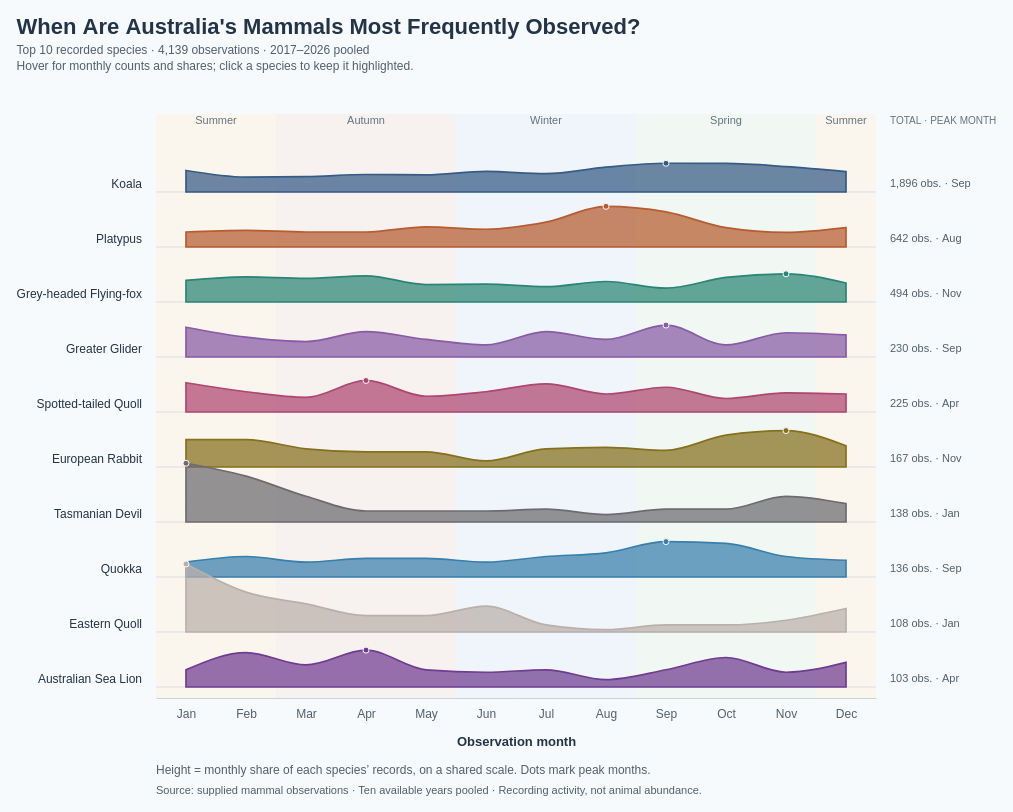

The specification (Vega-Lite) saved for this image:
### Vega specification from a JSON file in a GitHub repository (floating-point values rounded to 4 significant figures)
{"$schema": "https://vega.github.io/schema/vega/v5.json", "description": "Monthly observation ridgelines for the ten most recorded mammal species in Dataset/observations-794195.csv (top ten selected within the selected observation years). Observation dates from 2017–2026 are pooled, including partial 2026. Subspecies are combined using the first two scientific-name components, matching Lollipop.vg.json. Includes records without coordinates. All 12 months are filled for each species. Heights show monthly counts divided by that species total, on one shared percentage scale. Monotone curves connect monthly values; no kernel density estimation is applied. Rows follow species rank within the selected years. Southern hemisphere meteorological seasons are shown. Hover monthly cells for exact counts and shares; click a cell or species label to toggle highlighting. Counts measure recording activity, not animal abundance or nationwide sampling. Species colours match the ten-species palette in BumpChart.vg.json; counts and rankings use the selected observation years. Uses the 10 most recent available observation years (2017–2026), including partial 2026.", "width": 720, "height": 580, "padding": 16, "background": "#f7fafc", "title": {"text": "When Are Australia's Mammals Most Frequently Observed?", "subtitle": ["Top 10 recorded species · 4,139 observations · 2017–2026 pooled", "Hover for monthly counts and shares; click a species to keep it highlighted."], "anchor": "start", "font": "Arial", "fontSize": 22, "color": "#243447", "subtitleFont": "Arial", "subtitleFontSize": 12, "subtitleColor": "#52606d", "offset": 16, "subtitlePadding": 6, "subtitleLineHeight": 16}, "signals": [{"name": "hoveredSpecies", "value": null, "on": [{"events": "@monthTargets:mouseover, @speciesLabels:mouseover", "update": "datum.species"}, {"events": "@monthTargets:mouseout, @speciesLabels:mouseout", "update": "null"}]}, {"name": "selectedSpecies", "value": null, "on": [{"events": "@monthTargets:click, @speciesLabels:click", "update": "selectedSpecies == datum.species ? null : datum.species"}, {"events": "@resetHighlight:click", "update": "null"}]}, {"name": "activeSpecies", "update": "hoveredSpecies != null ? hoveredSpecies : selectedSpecies"}], "data": [{"name": "monthly", "values": [{"species": "Koala", "scientific_name": "Phascolarctos cinereus", "order": 0, "month": 1, "monthName": "January", "count": 161, "total": 1896, "share": 0.08492, "isPeak": false}, {"species": "Koala", "scientific_name": "Phascolarctos cinereus", "order": 0, "month": 2, "monthName": "February", "count": 112, "total": 1896, "share": 0.05907, "isPeak": false}, {"species": "Koala", "scientific_name": "Phascolarctos cinereus", "order": 0, "month": 3, "monthName": "March", "count": 115, "total": 1896, "share": 0.06065, "isPeak": false}, {"species": "Koala", "scientific_name": "Phascolarctos cinereus", "order": 0, "month": 4, "monthName": "April", "count": 131, "total": 1896, "share": 0.06909, "isPeak": false}, {"species": "Koala", "scientific_name": "Phascolarctos cinereus", "order": 0, "month": 5, "monthName": "May", "count": 128, "total": 1896, "share": 0.06751, "isPeak": false}, {"species": "Koala", "scientific_name": "Phascolarctos cinereus", "order": 0, "month": 6, "monthName": "June", "count": 154, "total": 1896, "share": 0.08122, "isPeak": false}, {"species": "Koala", "scientific_name": "Phascolarctos cinereus", "order": 0, "month": 7, "monthName": "July", "count": 137, "total": 1896, "share": 0.07226, "isPeak": false}, {"species": "Koala", "scientific_name": "Phascolarctos cinereus", "order": 0, "month": 8, "monthName": "August", "count": 186, "total": 1896, "share": 0.0981, "isPeak": false}, {"species": "Koala", "scientific_name": "Phascolarctos cinereus", "order": 0, "month": 9, "monthName": "September", "count": 215, "total": 1896, "share": 0.1134, "isPeak": true}, {"species": "Koala", "scientific_name": "Phascolarctos cinereus", "order": 0, "month": 10, "monthName": "October", "count": 214, "total": 1896, "share": 0.1129, "isPeak": false}, {"species": "Koala", "scientific_name": "Phascolarctos cinereus", "order": 0, "month": 11, "monthName": "November", "count": 190, "total": 1896, "share": 0.1002, "isPeak": false}, {"species": "Koala", "scientific_name": "Phascolarctos cinereus", "order": 0, "month": 12, "monthName": "December", "count": 153, "total": 1896, "share": 0.0807, "isPeak": false}, {"species": "Platypus", "scientific_name": "Ornithorhynchus anatinus", "order": 1, "month": 1, "monthName": "January", "count": 38, "total": 642, "share": 0.05919, "isPeak": false}, {"species": "Platypus", "scientific_name": "Ornithorhynchus anatinus", "order": 1, "month": 2, "monthName": "February", "count": 42, "total": 642, "share": 0.06542, "isPeak": false}, {"species": "Platypus", "scientific_name": "Ornithorhynchus anatinus", "order": 1, "month": 3, "monthName": "March", "count": 38, "total": 642, "share": 0.05919, "isPeak": false}, {"species": "Platypus", "scientific_name": "Ornithorhynchus anatinus", "order": 1, "month": 4, "monthName": "April", "count": 38, "total": 642, "share": 0.05919, "isPeak": false}, {"species": "Platypus", "scientific_name": "Ornithorhynchus anatinus", "order": 1, "month": 5, "monthName": "May", "count": 51, "total": 642, "share": 0.07944, "isPeak": false}, {"species": "Platypus", "scientific_name": "Ornithorhynchus anatinus", "order": 1, "month": 6, "monthName": "June", "count": 45, "total": 642, "share": 0.07009, "isPeak": false}, {"species": "Platypus", "scientific_name": "Ornithorhynchus anatinus", "order": 1, "month": 7, "monthName": "July", "count": 63, "total": 642, "share": 0.09813, "isPeak": false}, {"species": "Platypus", "scientific_name": "Ornithorhynchus anatinus", "order": 1, "month": 8, "monthName": "August", "count": 103, "total": 642, "share": 0.1604, "isPeak": true}, {"species": "Platypus", "scientific_name": "Ornithorhynchus anatinus", "order": 1, "month": 9, "monthName": "September", "count": 89, "total": 642, "share": 0.1386, "isPeak": false}, {"species": "Platypus", "scientific_name": "Ornithorhynchus anatinus", "order": 1, "month": 10, "monthName": "October", "count": 49, "total": 642, "share": 0.07632, "isPeak": false}, {"species": "Platypus", "scientific_name": "Ornithorhynchus anatinus", "order": 1, "month": 11, "monthName": "November", "count": 37, "total": 642, "share": 0.05763, "isPeak": false}, {"species": "Platypus", "scientific_name": "Ornithorhynchus anatinus", "order": 1, "month": 12, "monthName": "December", "count": 49, "total": 642, "share": 0.07632, "isPeak": false}, {"species": "Grey-headed Flying-fox", "scientific_name": "Pteropus poliocephalus", "order": 2, "month": 1, "monthName": "January", "count": 42, "total": 494, "share": 0.08502, "isPeak": false}, {"species": "Grey-headed Flying-fox", "scientific_name": "Pteropus poliocephalus", "order": 2, "month": 2, "monthName": "February", "count": 49, "total": 494, "share": 0.09919, "isPeak": false}, {"species": "Grey-headed Flying-fox", "scientific_name": "Pteropus poliocephalus", "order": 2, "month": 3, "monthName": "March", "count": 46, "total": 494, "share": 0.09312, "isPeak": false}, {"species": "Grey-headed Flying-fox", "scientific_name": "Pteropus poliocephalus", "order": 2, "month": 4, "monthName": "April", "count": 51, "total": 494, "share": 0.1032, "isPeak": false}, {"species": "Grey-headed Flying-fox", "scientific_name": "Pteropus poliocephalus", "order": 2, "month": 5, "monthName": "May", "count": 34, "total": 494, "share": 0.06883, "isPeak": false}, {"species": "Grey-headed Flying-fox", "scientific_name": "Pteropus poliocephalus", "order": 2, "month": 6, "monthName": "June", "count": 35, "total": 494, "share": 0.07085, "isPeak": false}, {"species": "Grey-headed Flying-fox", "scientific_name": "Pteropus poliocephalus", "order": 2, "month": 7, "monthName": "July", "count": 30, "total": 494, "share": 0.06073, "isPeak": false}, {"species": "Grey-headed Flying-fox", "scientific_name": "Pteropus poliocephalus", "order": 2, "month": 8, "monthName": "August", "count": 40, "total": 494, "share": 0.08097, "isPeak": false}, {"species": "Grey-headed Flying-fox", "scientific_name": "Pteropus poliocephalus", "order": 2, "month": 9, "monthName": "September", "count": 27, "total": 494, "share": 0.05466, "isPeak": false}, {"species": "Grey-headed Flying-fox", "scientific_name": "Pteropus poliocephalus", "order": 2, "month": 10, "monthName": "October", "count": 48, "total": 494, "share": 0.09717, "isPeak": false}, {"species": "Grey-headed Flying-fox", "scientific_name": "Pteropus poliocephalus", "order": 2, "month": 11, "monthName": "November", "count": 55, "total": 494, "share": 0.1113, "isPeak": true}, {"species": "Grey-headed Flying-fox", "scientific_name": "Pteropus poliocephalus", "order": 2, "month": 12, "monthName": "December", "count": 37, "total": 494, "share": 0.0749, "isPeak": false}, {"species": "Greater Glider", "scientific_name": "Petauroides volans", "order": 3, "month": 1, "monthName": "January", "count": 27, "total": 230, "share": 0.1174, "isPeak": false}, {"species": "Greater Glider", "scientific_name": "Petauroides volans", "order": 3, "month": 2, "monthName": "February", "count": 18, "total": 230, "share": 0.07826, "isPeak": false}, {"species": "Greater Glider", "scientific_name": "Petauroides volans", "order": 3, "month": 3, "monthName": "March", "count": 14, "total": 230, "share": 0.06087, "isPeak": false}, {"species": "Greater Glider", "scientific_name": "Petauroides volans", "order": 3, "month": 4, "monthName": "April", "count": 23, "total": 230, "share": 0.1, "isPeak": false}, {"species": "Greater Glider", "scientific_name": "Petauroides volans", "order": 3, "month": 5, "monthName": "May", "count": 16, "total": 230, "share": 0.06957, "isPeak": false}, {"species": "Greater Glider", "scientific_name": "Petauroides volans", "order": 3, "month": 6, "monthName": "June", "count": 11, "total": 230, "share": 0.04783, "isPeak": false}, {"species": "Greater Glider", "scientific_name": "Petauroides volans", "order": 3, "month": 7, "monthName": "July", "count": 23, "total": 230, "share": 0.1, "isPeak": false}, {"species": "Greater Glider", "scientific_name": "Petauroides volans", "order": 3, "month": 8, "monthName": "August", "count": 16, "total": 230, "share": 0.06957, "isPeak": false}, {"species": "Greater Glider", "scientific_name": "Petauroides volans", "order": 3, "month": 9, "monthName": "September", "count": 29, "total": 230, "share": 0.1261, "isPeak": true}, {"species": "Greater Glider", "scientific_name": "Petauroides volans", "order": 3, "month": 10, "monthName": "October", "count": 11, "total": 230, "share": 0.04783, "isPeak": false}, {"species": "Greater Glider", "scientific_name": "Petauroides volans", "order": 3, "month": 11, "monthName": "November", "count": 22, "total": 230, "share": 0.09565, "isPeak": false}, {"species": "Greater Glider", "scientific_name": "Petauroides volans", "order": 3, "month": 12, "monthName": "December", "count": 20, "total": 230, "share": 0.08696, "isPeak": false}, {"species": "Spotted-tailed Quoll", "scientific_name": "Dasyurus maculatus", "order": 4, "month": 1, "monthName": "January", "count": 26, "total": 225, "share": 0.1156, "isPeak": false}, {"species": "Spotted-tailed Quoll", "scientific_name": "Dasyurus maculatus", "order": 4, "month": 2, "monthName": "February", "count": 18, "total": 225, "share": 0.08, "isPeak": false}, {"species": "Spotted-tailed Quoll", "scientific_name": "Dasyurus maculatus", "order": 4, "month": 3, "monthName": "March", "count": 13, "total": 225, "share": 0.05778, "isPeak": false}, {"species": "Spotted-tailed Quoll", "scientific_name": "Dasyurus maculatus", "order": 4, "month": 4, "monthName": "April", "count": 28, "total": 225, "share": 0.1244, "isPeak": true}, {"species": "Spotted-tailed Quoll", "scientific_name": "Dasyurus maculatus", "order": 4, "month": 5, "monthName": "May", "count": 14, "total": 225, "share": 0.06222, "isPeak": false}, {"species": "Spotted-tailed Quoll", "scientific_name": "Dasyurus maculatus", "order": 4, "month": 6, "monthName": "June", "count": 18, "total": 225, "share": 0.08, "isPeak": false}, {"species": "Spotted-tailed Quoll", "scientific_name": "Dasyurus maculatus", "order": 4, "month": 7, "monthName": "July", "count": 25, "total": 225, "share": 0.1111, "isPeak": false}, {"species": "Spotted-tailed Quoll", "scientific_name": "Dasyurus maculatus", "order": 4, "month": 8, "monthName": "August", "count": 16, "total": 225, "share": 0.07111, "isPeak": false}, {"species": "Spotted-tailed Quoll", "scientific_name": "Dasyurus maculatus", "order": 4, "month": 9, "monthName": "September", "count": 22, "total": 225, "share": 0.09778, "isPeak": false}, {"species": "Spotted-tailed Quoll", "scientific_name": "Dasyurus maculatus", "order": 4, "month": 10, "monthName": "October", "count": 12, "total": 225, "share": 0.05333, "isPeak": false}, {"species": "Spotted-tailed Quoll", "scientific_name": "Dasyurus maculatus", "order": 4, "month": 11, "monthName": "November", "count": 17, "total": 225, "share": 0.07556, "isPeak": false}, {"species": "Spotted-tailed Quoll", "scientific_name": "Dasyurus maculatus", "order": 4, "month": 12, "monthName": "December", "count": 16, "total": 225, "share": 0.07111, "isPeak": false}, {"species": "European Rabbit", "scientific_name": "Oryctolagus cuniculus", "order": 5, "month": 1, "monthName": "January", "count": 18, "total": 167, "share": 0.1078, "isPeak": false}, {"species": "European Rabbit", "scientific_name": "Oryctolagus cuniculus", "order": 5, "month": 2, "monthName": "February", "count": 18, "total": 167, "share": 0.1078, "isPeak": false}, {"species": "European Rabbit", "scientific_name": "Oryctolagus cuniculus", "order": 5, "month": 3, "monthName": "March", "count": 12, "total": 167, "share": 0.07186, "isPeak": false}, {"species": "European Rabbit", "scientific_name": "Oryctolagus cuniculus", "order": 5, "month": 4, "monthName": "April", "count": 10, "total": 167, "share": 0.05988, "isPeak": false}, {"species": "European Rabbit", "scientific_name": "Oryctolagus cuniculus", "order": 5, "month": 5, "monthName": "May", "count": 10, "total": 167, "share": 0.05988, "isPeak": false}, {"species": "European Rabbit", "scientific_name": "Oryctolagus cuniculus", "order": 5, "month": 6, "monthName": "June", "count": 4, "total": 167, "share": 0.02395, "isPeak": false}, {"species": "European Rabbit", "scientific_name": "Oryctolagus cuniculus", "order": 5, "month": 7, "monthName": "July", "count": 12, "total": 167, "share": 0.07186, "isPeak": false}, {"species": "European Rabbit", "scientific_name": "Oryctolagus cuniculus", "order": 5, "month": 8, "monthName": "August", "count": 13, "total": 167, "share": 0.07784, "isPeak": false}, {"species": "European Rabbit", "scientific_name": "Oryctolagus cuniculus", "order": 5, "month": 9, "monthName": "September", "count": 11, "total": 167, "share": 0.06587, "isPeak": false}, {"species": "European Rabbit", "scientific_name": "Oryctolagus cuniculus", "order": 5, "month": 10, "monthName": "October", "count": 21, "total": 167, "share": 0.1257, "isPeak": false}, {"species": "European Rabbit", "scientific_name": "Oryctolagus cuniculus", "order": 5, "month": 11, "monthName": "November", "count": 24, "total": 167, "share": 0.1437, "isPeak": true}, {"species": "European Rabbit", "scientific_name": "Oryctolagus cuniculus", "order": 5, "month": 12, "monthName": "December", "count": 14, "total": 167, "share": 0.08383, "isPeak": false}, {"species": "Tasmanian Devil", "scientific_name": "Sarcophilus harrisii", "order": 6, "month": 1, "monthName": "January", "count": 32, "total": 138, "share": 0.2319, "isPeak": true}, {"species": "Tasmanian Devil", "scientific_name": "Sarcophilus harrisii", "order": 6, "month": 2, "monthName": "February", "count": 25, "total": 138, "share": 0.1812, "isPeak": false}, {"species": "Tasmanian Devil", "scientific_name": "Sarcophilus harrisii", "order": 6, "month": 3, "monthName": "March", "count": 14, "total": 138, "share": 0.1014, "isPeak": false}, {"species": "Tasmanian Devil", "scientific_name": "Sarcophilus harrisii", "order": 6, "month": 4, "monthName": "April", "count": 6, "total": 138, "share": 0.04348, "isPeak": false}, {"species": "Tasmanian Devil", "scientific_name": "Sarcophilus harrisii", "order": 6, "month": 5, "monthName": "May", "count": 6, "total": 138, "share": 0.04348, "isPeak": false}, {"species": "Tasmanian Devil", "scientific_name": "Sarcophilus harrisii", "order": 6, "month": 6, "monthName": "June", "count": 6, "total": 138, "share": 0.04348, "isPeak": false}, {"species": "Tasmanian Devil", "scientific_name": "Sarcophilus harrisii", "order": 6, "month": 7, "monthName": "July", "count": 7, "total": 138, "share": 0.05072, "isPeak": false}, {"species": "Tasmanian Devil", "scientific_name": "Sarcophilus harrisii", "order": 6, "month": 8, "monthName": "August", "count": 4, "total": 138, "share": 0.02899, "isPeak": false}, {"species": "Tasmanian Devil", "scientific_name": "Sarcophilus harrisii", "order": 6, "month": 9, "monthName": "September", "count": 7, "total": 138, "share": 0.05072, "isPeak": false}, {"species": "Tasmanian Devil", "scientific_name": "Sarcophilus harrisii", "order": 6, "month": 10, "monthName": "October", "count": 7, "total": 138, "share": 0.05072, "isPeak": false}, {"species": "Tasmanian Devil", "scientific_name": "Sarcophilus harrisii", "order": 6, "month": 11, "monthName": "November", "count": 14, "total": 138, "share": 0.1014, "isPeak": false}, {"species": "Tasmanian Devil", "scientific_name": "Sarcophilus harrisii", "order": 6, "month": 12, "monthName": "December", "count": 10, "total": 138, "share": 0.07246, "isPeak": false}, {"species": "Quokka", "scientific_name": "Setonix brachyurus", "order": 7, "month": 1, "monthName": "January", "count": 8, "total": 136, "share": 0.05882, "isPeak": false}, {"species": "Quokka", "scientific_name": "Setonix brachyurus", "order": 7, "month": 2, "monthName": "February", "count": 11, "total": 136, "share": 0.08088, "isPeak": false}, {"species": "Quokka", "scientific_name": "Setonix brachyurus", "order": 7, "month": 3, "monthName": "March", "count": 8, "total": 136, "share": 0.05882, "isPeak": false}, {"species": "Quokka", "scientific_name": "Setonix brachyurus", "order": 7, "month": 4, "monthName": "April", "count": 10, "total": 136, "share": 0.07353, "isPeak": false}, {"species": "Quokka", "scientific_name": "Setonix brachyurus", "order": 7, "month": 5, "monthName": "May", "count": 10, "total": 136, "share": 0.07353, "isPeak": false}, {"species": "Quokka", "scientific_name": "Setonix brachyurus", "order": 7, "month": 6, "monthName": "June", "count": 8, "total": 136, "share": 0.05882, "isPeak": false}, {"species": "Quokka", "scientific_name": "Setonix brachyurus", "order": 7, "month": 7, "monthName": "July", "count": 11, "total": 136, "share": 0.08088, "isPeak": false}, {"species": "Quokka", "scientific_name": "Setonix brachyurus", "order": 7, "month": 8, "monthName": "August", "count": 13, "total": 136, "share": 0.09559, "isPeak": false}, {"species": "Quokka", "scientific_name": "Setonix brachyurus", "order": 7, "month": 9, "monthName": "September", "count": 19, "total": 136, "share": 0.1397, "isPeak": true}, {"species": "Quokka", "scientific_name": "Setonix brachyurus", "order": 7, "month": 10, "monthName": "October", "count": 18, "total": 136, "share": 0.1324, "isPeak": false}, {"species": "Quokka", "scientific_name": "Setonix brachyurus", "order": 7, "month": 11, "monthName": "November", "count": 11, "total": 136, "share": 0.08088, "isPeak": false}, {"species": "Quokka", "scientific_name": "Setonix brachyurus", "order": 7, "month": 12, "monthName": "December", "count": 9, "total": 136, "share": 0.06618, "isPeak": false}, {"species": "Eastern Quoll", "scientific_name": "Dasyurus viverrinus", "order": 8, "month": 1, "monthName": "January", "count": 29, "total": 108, "share": 0.2685, "isPeak": true}, {"species": "Eastern Quoll", "scientific_name": "Dasyurus viverrinus", "order": 8, "month": 2, "monthName": "February", "count": 17, "total": 108, "share": 0.1574, "isPeak": false}, {"species": "Eastern Quoll", "scientific_name": "Dasyurus viverrinus", "order": 8, "month": 3, "monthName": "March", "count": 12, "total": 108, "share": 0.1111, "isPeak": false}, {"species": "Eastern Quoll", "scientific_name": "Dasyurus viverrinus", "order": 8, "month": 4, "monthName": "April", "count": 7, "total": 108, "share": 0.06481, "isPeak": false}, {"species": "Eastern Quoll", "scientific_name": "Dasyurus viverrinus", "order": 8, "month": 5, "monthName": "May", "count": 7, "total": 108, "share": 0.06481, "isPeak": false}, {"species": "Eastern Quoll", "scientific_name": "Dasyurus viverrinus", "order": 8, "month": 6, "monthName": "June", "count": 11, "total": 108, "share": 0.1019, "isPeak": false}, {"species": "Eastern Quoll", "scientific_name": "Dasyurus viverrinus", "order": 8, "month": 7, "monthName": "July", "count": 3, "total": 108, "share": 0.02778, "isPeak": false}, {"species": "Eastern Quoll", "scientific_name": "Dasyurus viverrinus", "order": 8, "month": 8, "monthName": "August", "count": 1, "total": 108, "share": 0.009259, "isPeak": false}, {"species": "Eastern Quoll", "scientific_name": "Dasyurus viverrinus", "order": 8, "month": 9, "monthName": "September", "count": 3, "total": 108, "share": 0.02778, "isPeak": false}, {"species": "Eastern Quoll", "scientific_name": "Dasyurus viverrinus", "order": 8, "month": 10, "monthName": "October", "count": 3, "total": 108, "share": 0.02778, "isPeak": false}, {"species": "Eastern Quoll", "scientific_name": "Dasyurus viverrinus", "order": 8, "month": 11, "monthName": "November", "count": 5, "total": 108, "share": 0.0463, "isPeak": false}, {"species": "Eastern Quoll", "scientific_name": "Dasyurus viverrinus", "order": 8, "month": 12, "monthName": "December", "count": 10, "total": 108, "share": 0.09259, "isPeak": false}, {"species": "Australian Sea Lion", "scientific_name": "Neophoca cinerea", "order": 9, "month": 1, "monthName": "January", "count": 7, "total": 103, "share": 0.06796, "isPeak": false}, {"species": "Australian Sea Lion", "scientific_name": "Neophoca cinerea", "order": 9, "month": 2, "monthName": "February", "count": 14, "total": 103, "share": 0.1359, "isPeak": false}, {"species": "Australian Sea Lion", "scientific_name": "Neophoca cinerea", "order": 9, "month": 3, "monthName": "March", "count": 9, "total": 103, "share": 0.08738, "isPeak": false}, {"species": "Australian Sea Lion", "scientific_name": "Neophoca cinerea", "order": 9, "month": 4, "monthName": "April", "count": 15, "total": 103, "share": 0.1456, "isPeak": true}, {"species": "Australian Sea Lion", "scientific_name": "Neophoca cinerea", "order": 9, "month": 5, "monthName": "May", "count": 7, "total": 103, "share": 0.06796, "isPeak": false}, {"species": "Australian Sea Lion", "scientific_name": "Neophoca cinerea", "order": 9, "month": 6, "monthName": "June", "count": 6, "total": 103, "share": 0.05825, "isPeak": false}, {"species": "Australian Sea Lion", "scientific_name": "Neophoca cinerea", "order": 9, "month": 7, "monthName": "July", "count": 7, "total": 103, "share": 0.06796, "isPeak": false}, {"species": "Australian Sea Lion", "scientific_name": "Neophoca cinerea", "order": 9, "month": 8, "monthName": "August", "count": 3, "total": 103, "share": 0.02913, "isPeak": false}, {"species": "Australian Sea Lion", "scientific_name": "Neophoca cinerea", "order": 9, "month": 9, "monthName": "September", "count": 7, "total": 103, "share": 0.06796, "isPeak": false}, {"species": "Australian Sea Lion", "scientific_name": "Neophoca cinerea", "order": 9, "month": 10, "monthName": "October", "count": 12, "total": 103, "share": 0.1165, "isPeak": false}, {"species": "Australian Sea Lion", "scientific_name": "Neophoca cinerea", "order": 9, "month": 11, "monthName": "November", "count": 6, "total": 103, "share": 0.05825, "isPeak": false}, {"species": "Australian Sea Lion", "scientific_name": "Neophoca cinerea", "order": 9, "month": 12, "monthName": "December", "count": 10, "total": 103, "share": 0.09709, "isPeak": false}]}, {"name": "species", "values": [{"species": "Koala", "scientific_name": "Phascolarctos cinereus", "order": 0, "total": 1896, "peakMonths": "Sep"}, {"species": "Platypus", "scientific_name": "Ornithorhynchus anatinus", "order": 1, "total": 642, "peakMonths": "Aug"}, {"species": "Grey-headed Flying-fox", "scientific_name": "Pteropus poliocephalus", "order": 2, "total": 494, "peakMonths": "Nov"}, {"species": "Greater Glider", "scientific_name": "Petauroides volans", "order": 3, "total": 230, "peakMonths": "Sep"}, {"species": "Spotted-tailed Quoll", "scientific_name": "Dasyurus maculatus", "order": 4, "total": 225, "peakMonths": "Apr"}, {"species": "European Rabbit", "scientific_name": "Oryctolagus cuniculus", "order": 5, "total": 167, "peakMonths": "Nov"}, {"species": "Tasmanian Devil", "scientific_name": "Sarcophilus harrisii", "order": 6, "total": 138, "peakMonths": "Jan"}, {"species": "Quokka", "scientific_name": "Setonix brachyurus", "order": 7, "total": 136, "peakMonths": "Sep"}, {"species": "Eastern Quoll", "scientific_name": "Dasyurus viverrinus", "order": 8, "total": 108, "peakMonths": "Jan"}, {"species": "Australian Sea Lion", "scientific_name": "Neophoca cinerea", "order": 9, "total": 103, "peakMonths": "Apr"}]}, {"name": "seasons", "values": [{"start": 0.5, "end": 2.5, "label": "Summer", "fill": "#fff0d9"}, {"start": 2.5, "end": 5.5, "label": "Autumn", "fill": "#f6e7e0"}, {"start": 5.5, "end": 8.5, "label": "Winter", "fill": "#e5edf7"}, {"start": 8.5, "end": 11.5, "label": "Spring", "fill": "#e9f1e5"}, {"start": 11.5, "end": 12.5, "label": "Summer", "fill": "#fff0d9"}]}], "scales": [{"name": "x", "type": "linear", "domain": [0.5, 12.5], "range": "width", "zero": false, "nice": false}, {"name": "amplitude", "type": "linear", "domain": [0, 0.3], "range": [0, 76], "zero": true, "nice": false}, {"name": "color", "type": "ordinal", "domain": ["Koala", "Platypus", "Grey-headed Flying-fox", "Greater Glider", "Spotted-tailed Quoll", "European Rabbit", "Quokka", "Tasmanian Devil", "Eastern Barred Bandicoot", "Numbat", "Australian Sea Lion", "Eastern Quoll"], "range": ["#365B85", "#B65C30", "#2A8576", "#885BA6", "#AD4770", "#86701D", "#397FAD", "#6D6B70", "#C17A24", "#5146A0", "#6f3c91", "#bab0ab"]}], "axes": [{"orient": "bottom", "scale": "x", "values": [1, 2, 3, 4, 5, 6, 7, 8, 9, 10, 11, 12], "labelPadding": 10, "tickSize": 0, "domainColor": "#c9d3df", "labelColor": "#52606d", "title": "Observation month", "titleColor": "#243447", "titlePadding": 16, "encode": {"labels": {"update": {"text": {"signal": "['Jan','Feb','Mar','Apr','May','Jun','Jul','Aug','Sep','Oct','Nov','Dec'][datum.value-1]"}}}}}], "marks": [{"type": "rect", "encode": {"update": {"x": {"scale": "x", "field": "start"}, "x2": {"scale": "x", "field": "end"}, "y": {"value": -4}, "y2": {"signal": "height"}, "fill": {"field": "fill"}, "opacity": {"value": 0.45}}}, "from": {"data": "seasons"}, "interactive": false}, {"type": "text", "encode": {"update": {"x": {"signal": "scale('x', (datum.start + datum.end)/2)"}, "y": {"value": 6}, "text": {"field": "label"}, "align": {"value": "center"}, "fontSize": {"value": 11}, "fill": {"value": "#657381"}}}, "from": {"data": "seasons"}, "interactive": false}, {"type": "rule", "encode": {"update": {"x": {"value": 0}, "x2": {"signal": "width"}, "y": {"signal": "74 + datum.order * 55"}, "stroke": {"value": "#c9d3df"}, "strokeWidth": {"value": 0.7}}}, "from": {"data": "species"}, "interactive": false}, {"type": "group", "from": {"facet": {"name": "ridge", "data": "monthly", "groupby": "species"}}, "marks": [{"type": "area", "encode": {"update": {"x": {"scale": "x", "field": "month"}, "y": {"signal": "74 + datum.order * 55 - scale('amplitude', datum.share)"}, "y2": {"signal": "74 + datum.order * 55"}, "fill": {"scale": "color", "field": "species"}, "fillOpacity": {"value": 0.72}, "stroke": {"scale": "color", "field": "species"}, "strokeWidth": {"value": 1.7}, "opacity": {"signal": "activeSpecies == null || activeSpecies == datum.species ? 1 : 0.18"}, "interpolate": {"value": "monotone"}}}, "from": {"data": "ridge"}, "sort": {"field": "datum.month"}, "interactive": false}]}, {"type": "symbol", "encode": {"update": {"x": {"scale": "x", "field": "month"}, "y": {"signal": "74 + datum.order * 55 - scale('amplitude', datum.share)"}, "size": {"signal": "datum.isPeak ? 36 : 18"}, "fill": {"scale": "color", "field": "species"}, "stroke": {"value": "#f7fafc"}, "strokeWidth": {"value": 1}, "opacity": {"signal": "datum.isPeak || activeSpecies == datum.species ? 1 : 0"}}}, "from": {"data": "monthly"}, "interactive": false}, {"type": "text", "encode": {"update": {"x": {"value": -14}, "y": {"signal": "74 + datum.order * 55 - 8"}, "text": {"field": "species"}, "align": {"value": "right"}, "baseline": {"value": "middle"}, "fontSize": {"value": 12}, "fill": {"value": "#243447"}, "fontWeight": {"signal": "activeSpecies == datum.species ? 'bold' : 'normal'"}, "opacity": {"signal": "activeSpecies == null || activeSpecies == datum.species ? 1 : 0.18"}, "cursor": {"value": "pointer"}, "tooltip": {"signal": "{'Species': datum.species, 'Scientific name': datum.scientific_name, 'Observations (2017–2026)': datum.total, 'Peak month(s)': datum.peakMonths}"}}}, "from": {"data": "species"}, "name": "speciesLabels"}, {"type": "text", "encode": {"update": {"x": {"signal": "width + 14"}, "y": {"signal": "74 + datum.order * 55 - 8"}, "text": {"signal": "format(datum.total, ',') + ' obs. · ' + datum.peakMonths"}, "baseline": {"value": "middle"}, "fontSize": {"value": 11}, "fill": {"value": "#52606d"}, "opacity": {"signal": "activeSpecies == null || activeSpecies == datum.species ? 1 : 0.18"}}}, "from": {"data": "species"}, "interactive": false}, {"type": "rect", "encode": {"update": {"x": {"signal": "scale('x', datum.month - 0.5)"}, "x2": {"signal": "scale('x', datum.month + 0.5)"}, "y": {"signal": "20 + datum.order * 55"}, "y2": {"signal": "74 + datum.order * 55"}, "fill": {"value": "transparent"}, "cursor": {"value": "pointer"}, "tooltip": {"signal": "{'Species': datum.species, 'Scientific name': datum.scientific_name, 'Month': datum.monthName, 'Observations': datum.count, 'Share of species observations': format(datum.share, '.1%'), 'Species total (2017–2026)': datum.total}"}}}, "from": {"data": "monthly"}, "name": "monthTargets"}, {"type": "text", "encode": {"update": {"x": {"signal": "width + 14"}, "y": {"value": 6}, "text": {"value": "TOTAL · PEAK MONTH"}, "fontSize": {"value": 10}, "fill": {"value": "#657381"}}}, "interactive": false}, {"type": "text", "encode": {"update": {"x": {"value": 0}, "y": {"signal": "height + 76"}, "text": {"value": "Height = monthly share of each species’ records, on a shared scale. Dots mark peak months."}, "fontSize": {"value": 12}, "fill": {"value": "#52606d"}}}, "interactive": false}, {"type": "text", "encode": {"update": {"x": {"value": 0}, "y": {"signal": "height + 96"}, "text": {"value": "Source: supplied mammal observations · Ten available years pooled · Recording activity, not animal abundance."}, "fontSize": {"value": 11}, "fill": {"value": "#52606d"}}}, "interactive": false}, {"type": "text", "encode": {"update": {"x": {"signal": "width"}, "y": {"value": -20}, "text": {"value": "Clear highlight"}, "align": {"value": "right"}, "fill": {"value": "#365B85"}, "fontSize": {"value": 11}, "cursor": {"value": "pointer"}, "opacity": {"signal": "selectedSpecies != null ? 1 : 0"}}}, "name": "resetHighlight"}], "config": {"text": {"font": "Arial"}, "axis": {"labelFont": "Arial", "titleFont": "Arial", "labelFontSize": 12, "titleFontSize": 13}}, "usermeta": {"observationWindow": {"source": "Dataset/observations-794195.csv", "dateField": "observed_on", "years": [2017, 2018, 2019, 2020, 2021, 2022, 2023, 2024, 2025, 2026], "yearCount": 10, "includesPartialLatestYear": true}}}
